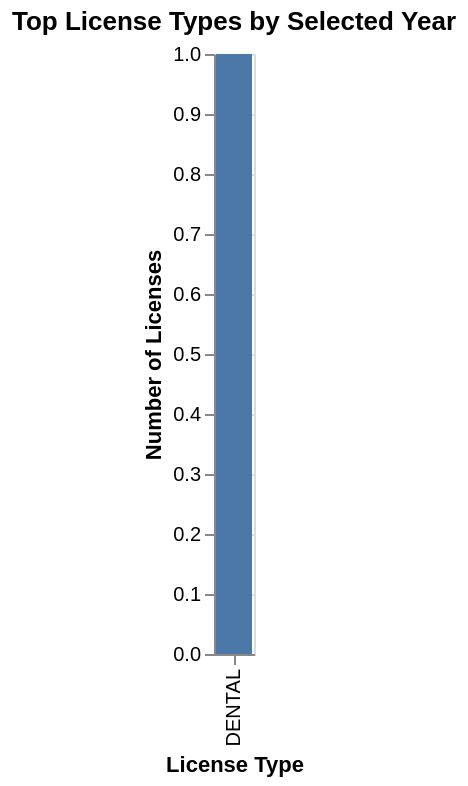

Notebook code for this chart:
### Code cell
chart2 = alt.Chart(year_type_counts_top).mark_bar().encode(
    x=alt.X('License Type:N', sort='-y', title='License Type'),
    y=alt.Y('count:Q', title='Number of Licenses'),
    color=alt.Color('License Type:N', legend=None)
).add_params(
    year_select
).transform_filter(
    year_select
).properties(
    title='Top License Types by Selected Year'
)

chart2

### Figure 1 — Vega-Lite specification as saved in the notebook (floating-point values rounded to 4 significant figures; data arrays with more than 128 entries replaced by an {"elided": "..."} marker saying what was removed)
{"config": {"view": {"continuousWidth": 300, "continuousHeight": 300}}, "data": {"name": "data-0d4fadf5138a5cba22c7a031e72a941d"}, "mark": {"type": "bar"}, "encoding": {"color": {"field": "License Type", "legend": null, "type": "nominal"}, "x": {"field": "License Type", "sort": "-y", "title": "License Type", "type": "nominal"}, "y": {"field": "count", "title": "Number of Licenses", "type": "quantitative"}}, "params": [{"name": "param_1", "select": {"type": "point", "fields": ["year"]}, "bind": {"input": "select", "options": [1967.0, 1977.0, 1979.0, 1980.0, 1981.0, 1982.0, 1983.0, 1984.0, 1985.0, 1986.0, 1987.0, 1988.0, 1989.0, 1990.0, 1991.0, 1992.0, 1993.0, 1994.0, 1995.0, 1996.0, 1997.0, 1998.0, 1999.0, 2000.0, 2001.0, 2002.0, 2003.0, 2004.0, 2005.0, 2006.0, 2007.0, 2008.0, 2009.0, 2010.0, 2011.0, 2012.0, 2013.0, 2014.0, 2015.0, 2016.0, 2017.0, 2018.0, 2019.0, 2020.0, 2021.0, 2022.0, 2023.0, 2024.0, 2025.0, 2099.0], "name": "Select Year: "}, "value": 1967.0}], "title": "Top License Types by Selected Year", "transform": [{"filter": {"param": "param_1"}}], "$schema": "https://vega.github.io/schema/vega-lite/v5.8.0.json", "datasets": {"data-0d4fadf5138a5cba22c7a031e72a941d": {"elided": "210 records"}}}
